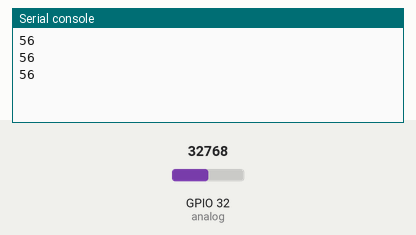
This program was run on a simulated ESP32 board running MicroPython. On the bench: the last lines printed to the serial console. Inputs (shaded band) come from the test bench; at power-on: GPIO 32 (analog) = 32768 (analog values on the 0–65535 scale).

Above: at 1.2 s.
1.3 s: GPIO 32 (analog) set to 45874
At 1.9 s:
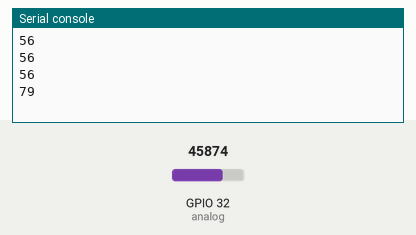
2.8 s: GPIO 32 (analog) set to 57670
At 3.4 s:
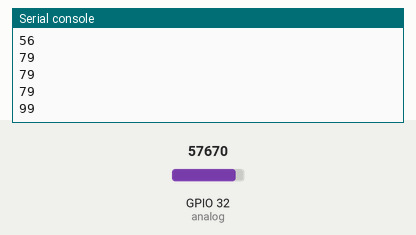
Timing chart, 0 to 5.8 s (numbered marks = the images above; inputs shaded):
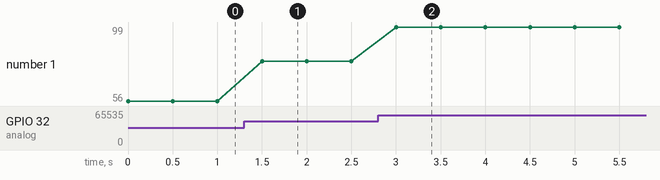

Measured:
- after the input at 1.3 s, the serial console: prints a new line after 0.20 s (image 1)
- after the input at 2.8 s, the serial console: prints a new line after 0.20 s (image 2)
- plotted number 1: 56 → 79 after the input at 1.3 s, 79 → 99 after the input at 2.8 s

The program:

09_03_lightmeter.py
```python
from machine import ADC, Pin
from time import sleep

analog = ADC(Pin(32), atten=ADC.ATTN_11DB)

max_reading = 58000

while True:
    reading = analog.read_u16()
    percent = int(reading / max_reading * 100)
    if percent > 100:
        percent = 100
    print(percent)
    sleep(0.5)
```
